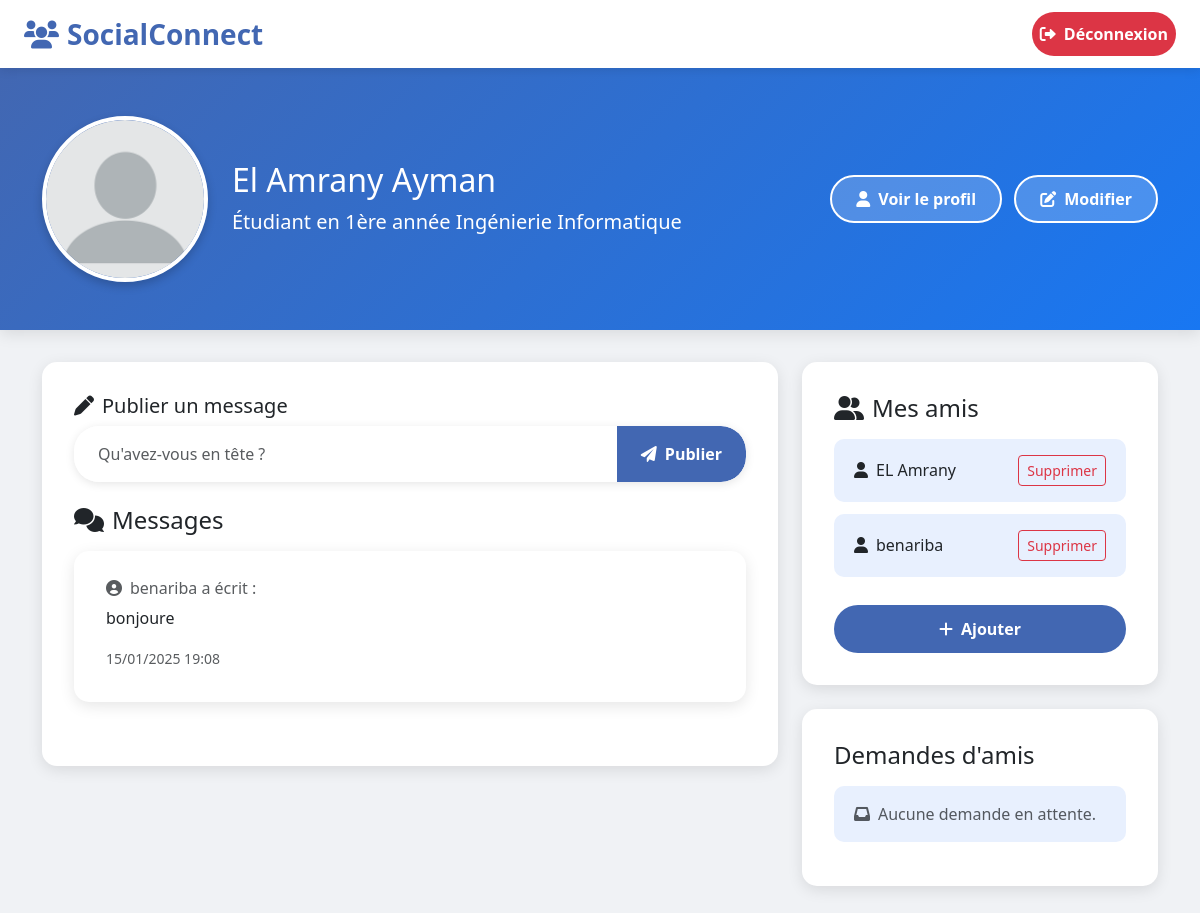
The app's page /welcome/ (signed in), older data.
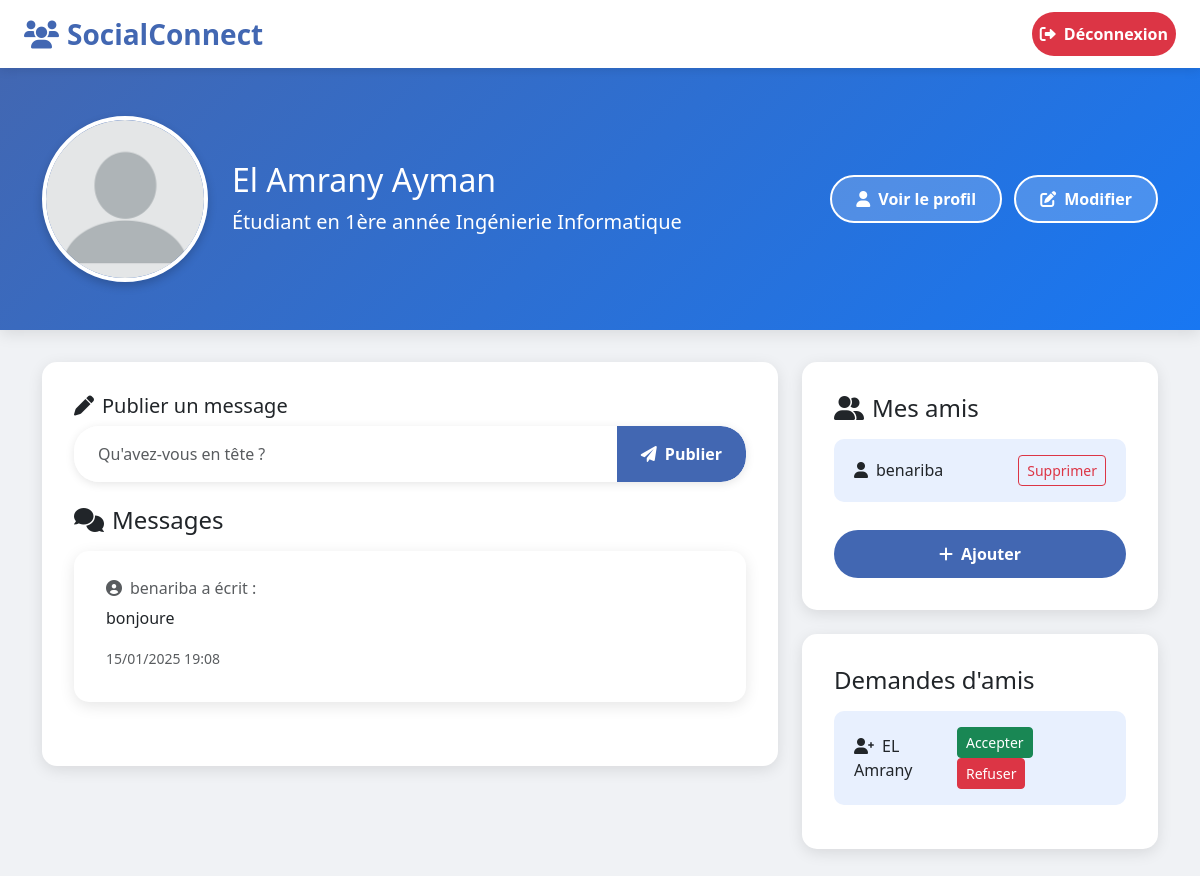
The same page, newer data.
### Monface/models.py (models this page shows, shortened)
class Message(models.Model):
    contenu = models.TextField()
    date_publication = models.DateTimeField(auto_now_add=True, auto_now=False, verbose_name="Date de publication")
    auteur = models.ForeignKey('Person', on_delete=models.CASCADE)

class Person(models.Model):
    name = models.CharField(max_length=30)
    prenom = models.CharField(max_length=32)
    date_naissance = models.DateField()
    email = models.EmailField(unique=True)
    tlf = models.CharField(max_length=20)
    password = models.CharField(max_length=302)
    Amis = models.ManyToManyField('self', symmetrical=True, blank=True)
    faculty = models.ForeignKey('Faculty', on_delete=models.CASCADE)

class FriendRequest(models.Model):
    from_user = models.ForeignKey(Person, related_name='sent_requests', on_delete=models.CASCADE)
    to_user = models.ForeignKey(Person, related_name='received_requests', on_delete=models.CASCADE)
    created_at = models.DateTimeField(auto_now_add=True)

### Monface/views.py (the view)
# urls.py: path('welcome/', views.welcome, name='welcome'),
def welcome(request):
    logged_user = get_logged_user_from_request(request)
    if logged_user:
        statut_message = ""
        if isinstance(logged_user, Student):
            if logged_user.annee == 1:
                statut_message = f"Étudiant en 1ère année {logged_user.cursus.titre}"
            elif logged_user.annee == 2:
                statut_message = f"Étudiant en 2ème année {logged_user.cursus.titre}"
            elif logged_user.annee == 3:
                statut_message = f"Étudiant en 3ème année {logged_user.cursus.titre}"
            else:
                statut_message = f"Étudiant en {logged_user.annee}ème année {logged_user.cursus.titre}"
        elif isinstance(logged_user, Employee):
            statut_message = f"Employé(e) en tant que {logged_user.job.titre} au campus {logged_user.campus.nom}"
        if request.method == "POST" and request.POST.get("message"):
            contenu = request.POST.get("message")
            Message.objects.create(contenu=contenu, auteur=logged_user)
        amis = logged_user.Amis.all()
        messages = Message.objects.filter(auteur__in=list(amis) + [logged_user]).order_by("-date_publication")
        received_requests = FriendRequest.objects.filter(to_user=logged_user)
        return render(request, 'welcome.html', {
            'logged_user': logged_user,
            'statut_message': statut_message,
            'messages': messages,
            'amis': amis,
            'received_requests': received_requests,
        })
    else:
        return redirect('/login')

### Monface/views.py (called while the page is built)
def get_logged_user_from_request(request):
    if 'logged_user_id' in request.session:
        logged_user_id = request.session['logged_user_id']
        if len(Student.objects.filter(id=logged_user_id))==1 :
             return Student.objects.get(id=logged_user_id)
        elif len(Employee.objects.filter(id=logged_user_id))==1 :
            return Employee.objects.get(id=logged_user_id)
        else :
            return None
    else :
        return None

### templates/welcome.html (shortened to what the changed rows need)
<!DOCTYPE html>
<html lang="fr">
<head>
    <link href="https://cdn.jsdelivr.net/npm/bootstrap@5.3.0/dist/css/bootstrap.min.css" rel="stylesheet">
    <link href="https://cdnjs.cloudflare.com/ajax/libs/font-awesome/6.0.0/css/all.min.css" rel="stylesheet">
</head>
<body>
    <div class="profile-section">
        <div class="container">
            <div class="row align-items-center">
                <div class="col-md-6">
                    <h2 class="mb-2">{{ logged_user.name }} {{ logged_user.prenom }}</h2>
                </div>
            </div>
        </div>
    </div>
    <div class="container">
        <div class="row">
            <div class="col-md-8">
                <div class="card">
                    <div class="card-body">
                        <div class="messages-list">
                            {% for message in messages %}
                            <div class="card">
                                <div class="card-body">
                                    <h6 class="card-subtitle mb-2 text-muted">
                                        <i class="fas fa-user-circle me-2"></i>{{ message.auteur.name }} a écrit :
                                    </h6>
                                    <p class="card-text">{{ message.contenu }}</p>
                                    <small class="text-muted">{{ message.date_publication|date:"d/m/Y H:i" }}</small>
                                </div>
                            </div>
                            {% empty %}
                            <p class="text-muted text-center">
                                <i class="fas fa-inbox me-2"></i>Aucun message pour le moment.
                            </p>
                            {% endfor %}
                        </div>
                    </div>
                </div>
            </div>
            <div class="col-lg-4">
                <div class="friends-section mb-4">
                    <ul class="list-group">
                        {% for ami in amis %}
                        <li class="list-group-item d-flex justify-content-between align-items-center">
                            <span><i class="fas fa-user me-2"></i>{{ ami.name }}</span>
                            <form method="POST" action="{% url 'remove_friend' %}" class="m-0">
                                <button type="submit" class="btn btn-sm btn-outline-danger">Supprimer</button>
                            </form>
                        </li>
                        {% empty %}
                        <li class="list-group-item text-muted">
                            <i class="fas fa-user-slash me-2"></i>Vous n'avez pas encore d'amis.
                        </li>
                        {% endfor %}
                    </ul>
                </div>
                <div class="card">
                    <div class="card-body">
                        <ul class="list-group">
                            {% for request in received_requests %}
                                <li class="list-group-item d-flex justify-content-between align-items-center">
                                    <span><i class="fas fa-user-plus me-2"></i>{{ request.from_user.name }}</span>
                                    <div>
                                        <form method="POST" action="{% url 'accept_friend_request' %}" class="d-inline-block">
                                            <button type="submit" class="btn btn-sm btn-success me-2">Accepter</button>
                                        </form>
                                        <form method="POST" action="{% url 'decline_friend_request' %}" class="d-inline-block">
                                            <button type="submit" class="btn btn-sm btn-danger">Refuser</button>
                                        </form>
                                    </div>
                                </li>
                            {% empty %}
                                <li class="list-group-item text-muted">
                                    <i class="fas fa-inbox me-2"></i>Aucune demande en attente.
                                </li>
                            {% endfor %}
                        </ul>
                    </div>
                </div>
            </div>
        </div>
    </div>
</body>
</html>

Row changes from the older to the newer data that the page shows:
no longer on this page (row unchanged): Person: name "EL Amrany"
added FriendRequest: from_user.name "EL Amrany"
Text that changed along with them:
text no longer shown: "Aucune demande en attente."
